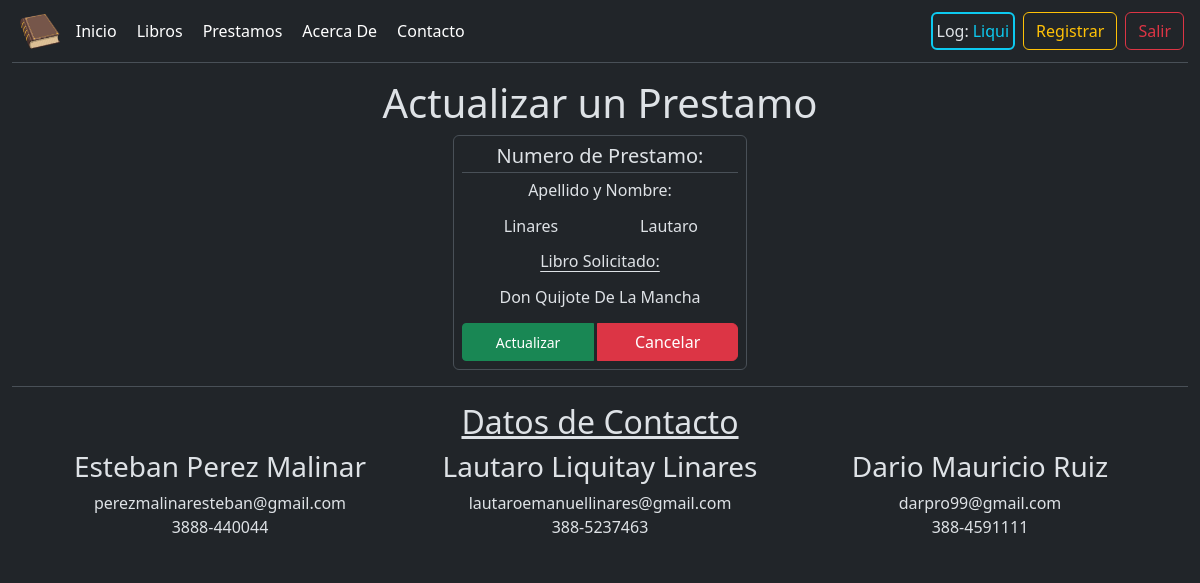
The page /prestamos/update/1 (signed in) on the database its author committed.
### prestamos/models.py (models this page shows)
class Prestamo(models.Model):
    numero_de_pedido = models.AutoField(primary_key=True)
    nombre = models.CharField(max_length=20)
    apellido = models.CharField(max_length=20)
    libro_solicitado = models.CharField(max_length=30)
    created = models.DateTimeField(auto_now=True)
    updated = models.DateTimeField(auto_now_add=True)

### prestamos/views.py (the view)
# urls.py: path("update/<int:pk>", PrestamoUpdateView.as_view(), name='prestamo_update'),
class PrestamoUpdateView(UpdateView):
    model = Prestamo
    template_name = "prestamo_update.html"
    form_class = PrestamoForm
    success_url = reverse_lazy("prestamos")

### prestamos/forms.py
class PrestamoForm(forms.ModelForm):
    class Meta:
        model = Prestamo
        fields = ['nombre', 'apellido', 'libro_solicitado']
        widgets = {
            'nombre':forms.TextInput(attrs={'class':'form-control custom-input border-0 bg-transparent text-center-placeholder text-center-input','placeholder':'Nombre'}),
            'apellido':forms.TextInput(attrs={'class':'form-control custom-input border-0 bg-transparent text-center-placeholder text-center-input','placeholder':'Apellido'}),
            'libro_solicitado':forms.TextInput(attrs={'class':'form-control custom-input border-0 bg-transparent text-center-placeholder text-center-input','placeholder':'Nombre del Libro'}),
        }

### prestamos/templates/prestamo_update.html
{% extends 'base.html' %}
{% load static %}
{% block prestamo_update %}
<section>
    <link rel="stylesheet" href="{% static 'stylePrestamo.css' %}">
    <h1 class="text-center">Actualizar un Prestamo</h1>
    <div class="d-flex justify-content-center">
        <div class="text-center border rounded p-2 d-flex w-25 justify-content-center">
            <form method="post" action="" enctype="multipart/form-data">{% csrf_token %}
                <h5 class="border-bottom pb-1">Numero de Prestamo: {{ numero_de_pedido }}</h5>
                <h6>Apellido y Nombre:</h6>
                <h6 class="d-flex text-wrap justify-content-center">{{ form.apellido }} {{ form.nombre }}</h6>
                <h6 class="text-decoration-underline link-offset-2">Libro Solicitado:</h6>
                <h5 class="d-flex text-wrap align-items-center justify-content-center">{{ form.libro_solicitado }}</h5>
                <div class="btn-group gap-1  w-100">
                    <button class="btn btn-sm btn-success" type="submit" value="Crear">Actualizar</button>
                    <button class="btn btn-danger" type="button" value="Cancelar"
                        onclick="window.location.replace('{% url 'prestamos' %}')">Cancelar</button>
                </div>
            </form>
        </div>
    </div>
</section>
{% endblock %}

### Apk1/templates/Components/header.html
{% block header %}
<header class="navbar border-bottom mb-3 p-1">
    <nav class="d-flex align-items-center gap-1">
        <div class="p-1 me-2"><img src="/static/libro.webp" class="  " alt="Librazo" height="35">
        </div>
        <a class="navbar-brand fs-6" aria-current="page" href="{% url 'inicio' %}">Inicio</a>
        <a class="navbar-brand fs-6" href="{% url 'libros' %}">Libros</a>
        <a class="navbar-brand fs-6" href="{% url 'prestamos' %}">Prestamos</a>
        <a class="navbar-brand fs-6" href="{% url 'AcercaDe' %}">Acerca De</a>
        <a class="navbar-brand fs-6" href="{% url 'contacto' %}">Contacto</a>
    </nav>
    <nav class=" navbar nav justify-content-end">
        <form class="d-flex" role="search">
            {% if user.is_authenticated %}
            <div class="d-flex align-items-center border border-2 rounded p-1 gap-1 me-2 border-info">
                <span>Log:</span>
                <span class="fs-6  text-info text-capitalize">{{user.username}}</span>
            </div>
            <a href="{% url 'registro' %}" class="btn btn-outline-warning me-md-2">Registrar</a>
            <a href="{% url 'salir' %}" class="btn btn-outline-danger">Salir</a>
            {% else %}
            <a href="{% url 'ingresar' %}" class="btn btn-outline-success me-md-2">Ingresar</a>
            <a href="{% url 'registro' %}" class="btn btn-outline-warning">Registrar</a>
            {% endif %}
        </form>
    </nav>
</header>
{% endblock %}

### prestamos/static/stylePrestamo.css (style rules this page uses)
.text-center-placeholder::placeholder { text-align: center; }
.text-center-input { text-align: center; }

### rows shown on the page
Prestamo: apellido "Linares", nombre "Lautaro", libro_solicitado "Don Quijote De La Mancha"

### other values the page prints
{{ user.username }} "Liqui"
